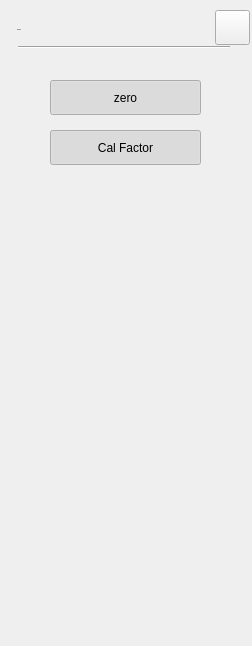
<?xml version="1.0" encoding="UTF-8"?>
<ui version="4.0">
 <class>Pm_Dialog_ZeroSetup</class>
 <widget class="QWidget" name="Pm_Dialog_ZeroSetup">
  <property name="geometry">
   <rect>
    <x>0</x>
    <y>0</y>
    <width>252</width>
    <height>646</height>
   </rect>
  </property>
  <property name="windowTitle">
   <string>Form</string>
  </property>
  <property name="styleSheet">
   <string notr="true">#Pm_Dialog_ZeroSetup[status  = &quot;indoor&quot;]
#pb_TR1,
#pb_TR2,
#pb_TR3,
#pb_TR4,
#pb_TR5,
#pb_TR6
{
	font:75 13px &quot;Arial&quot;;
	font-weight:bold;
	text-align:left;
	padding-left:10px;
	color:rgb(131, 131, 131);
	border-style:flat;
background-image: url(:/pm/image/btn_mkr_nor.png);
}
#Pm_Dialog_ZeroSetup[status  = &quot;outdoor&quot;]
#pb_TR1,
#pb_TR2,
#pb_TR3,
#pb_TR4,
#pb_TR5,
#pb_TR6
{
	font:75 13px &quot;Arial&quot;;
	font-weight:bold;
	text-align:left;
	padding-left:10px;
	color:rgb(0, 0, 0);
	border-style:flat;
background-image: url(:/pm/image/outdoor/btn_mkr_nor.png);
}
#Pm_Dialog_ZeroSetup[status  = &quot;night&quot;]
#pb_TR1,
#pb_TR2,
#pb_TR3,
#pb_TR4,
#pb_TR5,
#pb_TR6
{
	font:75 13px &quot;Arial&quot;;
	font-weight:bold;
	text-align:left;
	padding-left:10px;
	color:rgb(131, 131, 131);
	border-style:flat;
background-image: url(:/pm/image/btn_mkr_nor.png);
}


#Pm_Dialog_ZeroSetup[status  = &quot;indoor&quot;]
#pb_TR1:checked,
#pb_TR2:checked,
#pb_TR3:checked,
#pb_TR4:checked,
#pb_TR5:checked,
#pb_TR6:checked
{
	color:rgb(87, 87, 87);
	background-image: url(:/pm/image/btn_mkr_click.png);
}

#Pm_Dialog_ZeroSetup[status  = &quot;outdoor&quot;]
#pb_TR1:checked,
#pb_TR2:checked,
#pb_TR3:checked,
#pb_TR4:checked,
#pb_TR5:checked,
#pb_TR6:checked
{
	color:rgb(87, 87, 87);
	background-image: url(:/pm/image/btn_mkr_click.png);
}


#Pm_Dialog_ZeroSetup[status  = &quot;night&quot;]
#pb_TR1:checked,
#pb_TR2:checked,
#pb_TR3:checked,
#pb_TR4:checked,
#pb_TR5:checked,
#pb_TR6:checked
{
	color:rgb(87, 87, 87);
	background-image: url(:/pm/image/btn_mkr_click.png);
}




/*******************indoor**********************/
#Pm_Dialog_ZeroSetup[status = &quot;indoor&quot;]
#widget
{
	background-color:rgba(211,211,211,0.9);
}
#Pm_Dialog_ZeroSetup[status = &quot;indoor&quot;]
#widget&gt;QLabel
{
	font: 75 13px &quot;Arial&quot;;
	color:rgba(46,46,46,1);
}
#Pm_Dialog_ZeroSetup[status = &quot;indoor&quot;]
#widget&gt;#lblTitle
{
	font: 75 20px &quot;Arial&quot;;
	color:rgba(46,46,46,1);
	line-height:23px;
	font-weight:bold;
}
#Pm_Dialog_ZeroSetup[status = &quot;indoor&quot;]
#pb_cancel
{
border-style:flat;
background-color:rgba(0,0,0,0);
background-image: url(:/pm/image/btn_close_normal.png);
}
#Pm_Dialog_ZeroSetup[status = &quot;indoor&quot;]
#pb_cancel:pressed
{
background-image: url(:/pm/image/btn_close_click.png);
}
#Pm_Dialog_ZeroSetup[status = &quot;indoor&quot;]
#line
{
	background-color:rgba(46,46,46,1);
}
#Pm_Dialog_ZeroSetup[status = &quot;indoor&quot;]
QComboBox
{
	font: 75 13px &quot;Arial&quot;;
	font-weight:bold;
	color:rgba(162, 115, 0, 1);
	padding:8px 23px 7px 10px;
	combobox-popup: 0;
	border-style:flat;
	background-image: url(:/pm/image/dropdown_normal.png);
}
#Pm_Dialog_ZeroSetup[status = &quot;indoor&quot;]
QComboBox:focus
{
	background-image: url(:/pm/image/dropdown_click.png);
	
}
#Pm_Dialog_ZeroSetup[status = &quot;indoor&quot;]
QComboBox::drop-down {
width:5px;	
border-style:flat;
}
#Pm_Dialog_ZeroSetup[status = &quot;indoor&quot;]
QComboBox QAbstractItemView{
   font: 75 14px &quot;Arial&quot;;
	color:rgba(0, 0, 0, 1);
	background:rgba(255,255,255,1);
 	outline:0px;
	border-style:solid;
	border-color:rgba(151, 151, 151, 1);
	border-width:1px;
}
#Pm_Dialog_ZeroSetup[status = &quot;indoor&quot;]
QAbstractItemView::item{
	padding-left:8px;
	width:140px;
	height:32px;
	border-style:flat;
}
#Pm_Dialog_ZeroSetup[status = &quot;indoor&quot;]
QComboBox QAbstractItemView::item:selected
{
 	color:rgba(240, 179, 29, 1); 
}
#Pm_Dialog_ZeroSetup[status = &quot;indoor&quot;]
#pb_toggle,
#pb_toggle_Ave
{
	background-color:rgba(0,0,0,0);
	font: 75 13px &quot;Arial&quot;;
	font-weight:bold;
	padding:7px 17px 6px 36px;
	color:rgba(123, 123, 123, 1);
	border-image: url(:/pm/image/toggle_off.png);
}
#Pm_Dialog_ZeroSetup[status = &quot;indoor&quot;]
#pb_toggle:checked,
#pb_toggle_Ave:checked
{
	padding:7px 44px 6px 25px;
	color:rgba(87, 87, 87, 1);
	border-image: url(:/pm/image/toggle_on.png);
}
#Pm_Dialog_ZeroSetup[status = &quot;indoor&quot;]
Pm_LineEdit,
Pm_LineEdit:disable
{
	background:rgba(255,255,255,1);
	color:rgba(162, 115, 0,1);
	padding:8px 6px 7px 6px ;
	font: 75 13px &quot;Arial&quot;;
	font-weight:bold;
}
#Pm_Dialog_ZeroSetup[status = &quot;indoor&quot;]
Pm_LineEdit:focus
{
	outline: none;
	border:2px solid rgba(162,115,0,1);
	padding:6px 6px 5px 8px ;
}
#Pm_Dialog_ZeroSetup[status = &quot;indoor&quot;]
#pb_traceAllOn
{	
	font: 75 13px &quot;Arial&quot;;
	font-weight:bold;
	color:rgb(255,255,255);
	border-style:flat;
	background-image: url(:/pm/image/btn_w216_nor.png);
}
#Pm_Dialog_ZeroSetup[status = &quot;indoor&quot;]
#pb_clearall
{	
	font: 75 13px &quot;Arial&quot;;
	font-weight:bold;
	color:rgb(255,255,255);
	border-style:flat;
	background-image: url(:/pm/image/btn_w216_nor.png);
}
#Pm_Dialog_ZeroSetup[status = &quot;indoor&quot;]
#pb_clearall:pressed
{	
	background-image: url(:/pm/image/btn_w216_click.png);
}
#Pm_Dialog_ZeroSetup[status = &quot;indoor&quot;]
#pb_traceAllOn:pressed,
#pb_clearall:pressed
{	
	background-image: url(:/pm/image/btn_w216_click.png);
}
/*******************outdoor**********************/
#Pm_Dialog_ZeroSetup[status = &quot;outdoor&quot;]
#widget
{
	background-color:rgba(211,211,211,0.9);
}
#Pm_Dialog_ZeroSetup[status = &quot;outdoor&quot;]
#widget&gt;QLabel
{
	font: 75 13px &quot;Arial&quot;;
	color:rgba(46,46,46,1);
}
#Pm_Dialog_ZeroSetup[status = &quot;outdoor&quot;]
#widget&gt;#lblTitle
{
	font: 75 20px &quot;Arial&quot;;
	color:rgba(46,46,46,1);
	line-height:23px;
	font-weight:bold;
}
#Pm_Dialog_ZeroSetup[status = &quot;outdoor&quot;]
#pb_cancel
{
border-style:flat;
background-color:rgba(0,0,0,0);
background-image: url(:/pm/image/btn_close_normal.png);
}
#Pm_Dialog_ZeroSetup[status = &quot;outdoor&quot;]
#pb_cancel:pressed
{
background-image: url(:/pm/image/btn_close_click.png);
}
#Pm_Dialog_ZeroSetup[status = &quot;outdoor&quot;]
#line
{
	background-color:rgba(46,46,46,1);
}
#Pm_Dialog_ZeroSetup[status = &quot;outdoor&quot;]
QComboBox
{
	font: 75 13px &quot;Arial&quot;;
	font-weight:bold;
	color:rgba(162, 115, 0, 1);
	padding:8px 23px 7px 10px;
	combobox-popup: 0;
	border-style:flat;
	background-image: url(:/pm/image/dropdown_normal.png);
}
#Pm_Dialog_ZeroSetup[status = &quot;outdoor&quot;]
QComboBox:focus
{
	background-image: url(:/pm/image/dropdown_click.png);
	
}
#Pm_Dialog_ZeroSetup[status = &quot;outdoor&quot;]
QComboBox::drop-down {
width:5px;	
border-style:flat;
}
#Pm_Dialog_ZeroSetup[status = &quot;outdoor&quot;]
QComboBox QAbstractItemView{
   font: 75 14px &quot;Arial&quot;;
	color:rgba(0, 0, 0, 1);
	background:rgba(255,255,255,1);
 	outline:0px;
	border-style:solid;
	border-color:rgba(151, 151, 151, 1);
	border-width:1px;
}
#Pm_Dialog_ZeroSetup[status = &quot;outdoor&quot;]
QAbstractItemView::item{
	padding-left:8px;
	width:140px;
	height:32px;
	border-style:flat;
}
#Pm_Dialog_ZeroSetup[status = &quot;outdoor&quot;]
QComboBox QAbstractItemView::item:selected
{
 	color:rgba(240, 179, 29, 1); 
}
#Pm_Dialog_ZeroSetup[status = &quot;outdoor&quot;]
#pb_toggle,
#pb_toggle_Ave
{
	background-color:rgba(0,0,0,0);
	font: 75 13px &quot;Arial&quot;;
	font-weight:bold;
	padding:7px 17px 6px 36px;
	color:rgba(123, 123, 123, 1);
	border-image: url(:/pm/image/toggle_off.png);
}
#Pm_Dialog_ZeroSetup[status = &quot;outdoor&quot;]
#pb_toggle:checked,
#pb_toggle_Ave:checked
{
	padding:7px 44px 6px 25px;
	color:rgba(87, 87, 87, 1);
	border-image: url(:/pm/image/toggle_on.png);
}
#Pm_Dialog_ZeroSetup[status = &quot;outdoor&quot;]
Pm_LineEdit,
Pm_LineEdit:disable
{
	background:rgba(255,255,255,1);
	color:rgba(162, 115, 0,1);
	padding:8px 6px 7px 6px ;
	font: 75 13px &quot;Arial&quot;;
	font-weight:bold;
}
#Pm_Dialog_ZeroSetup[status = &quot;outdoor&quot;]
Pm_LineEdit:focus
{
	outline: none;
	border:2px solid rgba(162,115,0,1);
	padding:6px 6px 5px 8px ;
}
#Pm_Dialog_ZeroSetup[status = &quot;outdoor&quot;]
#pb_clearall
{	
	font: 75 13px &quot;Arial&quot;;
	font-weight:bold;
	color:rgb(0,0,0);
	border-style:flat;
	background-image: url(:/pm/image/outdoor/btn_w216_nor.png);
}
#Pm_Dialog_ZeroSetup[status = &quot;outdoor&quot;]
#pb_traceAllOn
{	
	font: 75 13px &quot;Arial&quot;;
	font-weight:bold;
	color:rgb(0,0,0);
	border-style:flat;
	background-image: url(:/pm/image/outdoor/btn_w216_nor.png);
}
#Pm_Dialog_ZeroSetup[status = &quot;outdoor&quot;]
#pb_clearall:pressed
{	
	background-image: url(:/pm/image/btn_w216_click.png);
}
#Pm_Dialog_ZeroSetup[status = &quot;outdoor&quot;]
#pb_traceAllOn:pressed
{	
	background-image: url(:/pm/image/btn_w216_click.png);
}

/*******************night**********************/
#Pm_Dialog_ZeroSetup[status = &quot;night&quot;]
#widget
{
	background-color:rgba(208,182,139,0.9);
}
#Pm_Dialog_ZeroSetup[status = &quot;night&quot;]
#widget&gt;QLabel
{
	font: 75 13px &quot;Arial&quot;;
	color:rgba(46,46,46,1);
}
#Pm_Dialog_ZeroSetup[status = &quot;night&quot;]
#widget&gt;#lblTitle
{
	font: 75 20px &quot;Arial&quot;;
	color:rgba(46,46,46,1);
	line-height:23px;
	font-weight:bold;
}
#Pm_Dialog_ZeroSetup[status = &quot;night&quot;]
#pb_cancel
{
border-style:flat;
background-color:rgba(0,0,0,0);
background-image: url(:/pm/image/btn_close_normal.png);
}
#Pm_Dialog_ZeroSetup[status = &quot;night&quot;]
#pb_cancel:pressed
{
background-image: url(:/pm/image/btn_close_click.png);
}
#Pm_Dialog_ZeroSetup[status = &quot;night&quot;]
#line
{
	background-color:rgba(46,46,46,1);
}
#Pm_Dialog_ZeroSetup[status = &quot;night&quot;]
QComboBox
{
	font: 75 13px &quot;Arial&quot;;
	font-weight:bold;
    background-color:rgba(251,220,167,0.60);
    color:rgba(159,98,0,1);
	padding:8px 23px 7px 10px;
	combobox-popup: 0;
	border-style:flat;
	background-image: url(:/pm/image/night/dropdown_normal.png);
}
#Pm_Dialog_ZeroSetup[status = &quot;night&quot;]
QComboBox:focus
{
	background-color:rgba(251,220,167,0.60);
	background-image: url(:/pm/image/dropdown_click.png);
}
#Pm_Dialog_ZeroSetup[status = &quot;night&quot;]
QComboBox::drop-down {
	width: 0px;	
	border-style:flat;
}
#Pm_Dialog_ZeroSetup[status = &quot;night&quot;]
QComboBox QAbstractItemView{
   font: 75 14px &quot;Arial&quot;;
	color:rgba(0, 0, 0, 1);
	background-color:#FBDBA7;
 	outline:0px;
	border-style:solid;
	border-color:rgba(151, 151, 151, 1);
	border-width:1px;
}
#Pm_Dialog_ZeroSetup[status = &quot;night&quot;]
QAbstractItemView::item{
	padding-left:8px;
	width:140px;
	height:32px;
	border-style:flat;
}
#Pm_Dialog_ZeroSetup[status = &quot;night&quot;]
QComboBox QAbstractItemView::item:selected
{
 	color:rgba(159,98,0,1);
}
#Pm_Dialog_ZeroSetup[status = &quot;night&quot;]
#pb_toggle,
#pb_toggle_Ave
{
	background-color:rgba(0,0,0,0);
	font: 75 13px &quot;Arial&quot;;
	font-weight:bold;
	padding:7px 17px 6px 36px;
	color:rgba(123, 123, 123, 1);
	border-image: url(:/pm/image/toggle_off.png);
}
#Pm_Dialog_ZeroSetup[status = &quot;night&quot;]
#pb_toggle:checked,
#pb_toggle_Ave:checked
{
	padding:7px 44px 6px 25px;
	color:rgba(87, 87, 87, 1);
	border-image: url(:/pm/image/toggle_on.png);
}
#Pm_Dialog_ZeroSetup[status = &quot;night&quot;]
Pm_LineEdit
{
	background: rgba(251,220,167,0.60);
   color:rgba(159,98,0,1);
	padding:8px 8px 7px 10px ;
	font: 75 13px &quot;Arial&quot;;
	font-weight:bold;
}
#Pm_Dialog_ZeroSetup[status = &quot;night&quot;]
Pm_LineEdit:disable
{
    color:rgba(133,133,133,0.6);
}
#Pm_Dialog_ZeroSetup[status = &quot;night&quot;]
Pm_LineEdit:focus
{
	outline: none;
	border:2px solid rgba(162,115,0,1);
}
#Pm_Dialog_ZeroSetup[status = &quot;night&quot;]
#pb_clearall
{	
	font: 75 13px &quot;Arial&quot;;
	font-weight:bold;
	color:rgb(0,0,0);
	border-style:flat;
	background-image: url(:/pm/image/outdoor/btn_w216_nor.png);
}
#Pm_Dialog_ZeroSetup[status = &quot;night&quot;]
#pb_traceAllOn
{	
	font: 75 13px &quot;Arial&quot;;
	font-weight:bold;
	color: #FBDBA7;
	border-style:flat;
	background-image: url(:/pm/image/btn_w216_nor.png);
}
#Pm_Dialog_ZeroSetup[status = &quot;night&quot;]
#pb_clearall
{	
	font: 75 13px &quot;Arial&quot;;
	font-weight:bold;
	color: #FBDBA7;
	border-style:flat;
	background-image: url(:/pm/image/btn_w216_nor.png);
}
#Pm_Dialog_ZeroSetup[status = &quot;night&quot;]
#pb_clearall:pressed
{	
	background-image: url(:/pm/image/btn_w216_click.png);
}
#Pm_Dialog_ZeroSetup[status = &quot;night&quot;]
#pb_clearall:pressed
{	
	background-image: url(:/pm/image/btn_w216_click.png);
}
#Pm_Dialog_ZeroSetup[status = &quot;night&quot;]
#pb_traceAllOn:pressed
{
	background-image: url(:/pm/image/btn_w216_click.png);

}</string>
  </property>
  <property name="status" stdset="0">
   <string>night</string>
  </property>
  <widget class="QWidget" name="widget" native="true">
   <property name="geometry">
    <rect>
     <x>0</x>
     <y>0</y>
     <width>271</width>
     <height>646</height>
    </rect>
   </property>
   <property name="styleSheet">
    <string notr="true"/>
   </property>
   <widget class="QPushButton" name="pb_cancel">
    <property name="geometry">
     <rect>
      <x>215</x>
      <y>10</y>
      <width>35</width>
      <height>35</height>
     </rect>
    </property>
    <property name="styleSheet">
     <string notr="true">#Pm_Dialog_ZeroSetup[status = &quot;indoor&quot;]
#pb_cancel
{
	color:rgba(123, 123, 123,1);
	font: 75 13px &quot;Arial&quot;;
	border-style:flat;
	font-weight:bold;
background-color:rgba(0,0,0,0);
background-image: url(:/pm/image/btn_close_normal.png);
}
#Pm_Dialog_ZeroSetup[status = &quot;indoor&quot;]
#pb_cancel:pressed
{
	color:rgba(123, 123, 123,1);
	font: 75 13px &quot;Arial&quot;;
	border-style:flat;
	font-weight:bold;
background-image: url(:/pm/image/btn_close_click.png);
}

#Pm_Dialog_ZeroSetup[status = &quot;outdoor&quot;]
#pb_cancel
{
	color:rgba(123, 123, 123,1);
	font: 75 13px &quot;Arial&quot;;
	border-style:flat;
	font-weight:bold;
background-color:rgba(0,0,0,0);
background-image: url(:/pm/image/btn_close_normal.png);
}
#Pm_Dialog_ZeroSetup[status = &quot;outdoor&quot;]
#pb_cancel:pressed
{
	color:rgba(123, 123, 123,1);
	font: 75 13px &quot;Arial&quot;;
	border-style:flat;
	font-weight:bold;
background-image: url(:/pm/image/btn_close_click.png);
}

#Pm_Dialog_ZeroSetup[status = &quot;night&quot;]
#pb_cancel
{
	color:rgba(123, 123, 123,1);
	font: 75 13px &quot;Arial&quot;;
	border-style:flat;
	font-weight:bold;
background-color:rgba(0,0,0,0);
border-image: url(:/pm/image/night/btn_close_normal.png);
}
#Pm_Dialog_ZeroSetup[status = &quot;night&quot;]
#pb_cancel:pressed
{
	color:rgba(123, 123, 123,1);
	font: 75 13px &quot;Arial&quot;;
	border-style:flat;
	font-weight:bold;
border-image: url(:/pm/image/night/btn_close_click.png);
}</string>
    </property>
    <property name="text">
     <string/>
    </property>
   </widget>
   <widget class="Line" name="line">
    <property name="geometry">
     <rect>
      <x>18</x>
      <y>46</y>
      <width>212</width>
      <height>2</height>
     </rect>
    </property>
    <property name="orientation">
     <enum>Qt::Horizontal</enum>
    </property>
   </widget>
   <widget class="QLabel" name="lblTitle">
    <property name="geometry">
     <rect>
      <x>17</x>
      <y>19</y>
      <width>102</width>
      <height>22</height>
     </rect>
    </property>
    <property name="font">
     <font>
      <family>Arial</family>
      <pointsize>-1</pointsize>
      <weight>75</weight>
      <italic>false</italic>
      <bold>true</bold>
     </font>
    </property>
    <property name="styleSheet">
     <string notr="true">#lblTitle
{
	font: 75 20px &quot;Arial&quot;;
	color:rgba(46,46,46,1);
	line-height:13px;
	font-weight:bold;
}</string>
    </property>
    <property name="text">
     <string>Zero/Cal</string>
    </property>
   </widget>
   <widget class="QPushButton" name="pb_calFactor">
    <property name="geometry">
     <rect>
      <x>50</x>
      <y>130</y>
      <width>151</width>
      <height>35</height>
     </rect>
    </property>
    <property name="styleSheet">
     <string notr="true">#Pm_Dialog_ZeroSetup[status = &quot;indoor&quot;]
#pb_calFactor
{
	color:white;
	background-color:black;
}
#Pm_Dialog_ZeroSetup[status = &quot;indoor&quot;]
#pb_calFactor:pressed
{
	color:white;
	background-color: rgb(255, 181, 1);
}

#Pm_Dialog_ZeroSetup[status = &quot;outdoor&quot;]
#pb_calFactor
{
	color:black;
	background-image: url(:/pm/image/outdoor/btn_tool.png);
}
#Pm_Dialog_ZeroSetup[status = &quot;outdoor&quot;]
#pb_calFactor:pressed
{
	background-image: url(:/pm/image/outdoor/btn_tool_click.png);
}

#Pm_Dialog_ZeroSetup[status = &quot;night&quot;]
#pb_calFactor
{
	color: #FBDBA7;
	background-color:black;
}
#Pm_Dialog_ZeroSetup[status = &quot;night&quot;]
#pb_calFactor:pressed
{
	color: #FBDBA7;
	background-color: rgb(255, 181, 1);
}
</string>
    </property>
    <property name="text">
     <string>Cal Factor</string>
    </property>
    <property name="checkable">
     <bool>true</bool>
    </property>
    <property name="checked">
     <bool>true</bool>
    </property>
   </widget>
   <widget class="QPushButton" name="pb_setZero">
    <property name="geometry">
     <rect>
      <x>50</x>
      <y>80</y>
      <width>151</width>
      <height>35</height>
     </rect>
    </property>
    <property name="styleSheet">
     <string notr="true">#Pm_Dialog_ZeroSetup[status = &quot;indoor&quot;]
#pb_setZero
{
	color:white;
	background-color:black;
}
#Pm_Dialog_ZeroSetup[status = &quot;indoor&quot;]
#pb_setZero:pressed
{
	color:white;
	background-color: rgb(255, 181, 1);
}

#Pm_Dialog_ZeroSetup[status = &quot;outdoor&quot;]
#pb_setZero
{
	color:black;
	background-image: url(:/pm/image/outdoor/btn_tool.png);
}
#Pm_Dialog_ZeroSetup[status = &quot;outdoor&quot;]
#pb_setZero:pressed
{
	background-image: url(:/pm/image/outdoor/btn_tool_click.png);
}

#Pm_Dialog_ZeroSetup[status = &quot;night&quot;]
#pb_setZero
{
	color: #FBDBA7;
	background-color:black;
}
#Pm_Dialog_ZeroSetup[status = &quot;night&quot;]
#pb_setZero:pressed
{
	color: #FBDBA7;
	background-color: rgb(255, 181, 1);
}
</string>
    </property>
    <property name="text">
     <string>zero</string>
    </property>
    <property name="checkable">
     <bool>true</bool>
    </property>
    <property name="checked">
     <bool>true</bool>
    </property>
   </widget>
  </widget>
 </widget>
 <resources/>
 <connections/>
</ui>
